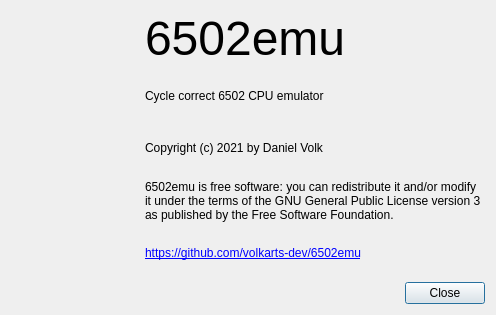
<?xml version="1.0" encoding="UTF-8"?>
<ui version="4.0">
 <class>AboutDialog</class>
 <widget class="QDialog" name="AboutDialog">
  <property name="geometry">
   <rect>
    <x>0</x>
    <y>0</y>
    <width>496</width>
    <height>315</height>
   </rect>
  </property>
  <property name="sizePolicy">
   <sizepolicy hsizetype="Fixed" vsizetype="Fixed">
    <horstretch>0</horstretch>
    <verstretch>0</verstretch>
   </sizepolicy>
  </property>
  <property name="windowTitle">
   <string>Dialog</string>
  </property>
  <property name="modal">
   <bool>true</bool>
  </property>
  <layout class="QVBoxLayout" name="verticalLayout_3">
   <item>
    <layout class="QHBoxLayout" name="horizontalLayout">
     <item>
      <layout class="QVBoxLayout" name="verticalLayout_2">
       <item>
        <widget class="QLabel" name="label">
         <property name="sizePolicy">
          <sizepolicy hsizetype="Fixed" vsizetype="Fixed">
           <horstretch>0</horstretch>
           <verstretch>0</verstretch>
          </sizepolicy>
         </property>
         <property name="minimumSize">
          <size>
           <width>128</width>
           <height>128</height>
          </size>
         </property>
         <property name="maximumSize">
          <size>
           <width>128</width>
           <height>128</height>
          </size>
         </property>
         <property name="pixmap">
          <pixmap resource="icons.qrc">:/icons/icon.png</pixmap>
         </property>
         <property name="scaledContents">
          <bool>true</bool>
         </property>
        </widget>
       </item>
       <item>
        <spacer name="verticalSpacer">
         <property name="orientation">
          <enum>Qt::Vertical</enum>
         </property>
         <property name="sizeHint" stdset="0">
          <size>
           <width>20</width>
           <height>40</height>
          </size>
         </property>
        </spacer>
       </item>
      </layout>
     </item>
     <item>
      <layout class="QVBoxLayout" name="verticalLayout">
       <item>
        <widget class="QLabel" name="label_2">
         <property name="font">
          <font>
           <pointsize>36</pointsize>
          </font>
         </property>
         <property name="text">
          <string>6502emu</string>
         </property>
        </widget>
       </item>
       <item>
        <widget class="QLabel" name="label_3">
         <property name="text">
          <string>Cycle correct 6502 CPU emulator</string>
         </property>
        </widget>
       </item>
       <item>
        <widget class="QLabel" name="label_4">
         <property name="text">
          <string>Copyright (c) 2021 by Daniel Volk &lt;mail@volkarts.com&gt;</string>
         </property>
        </widget>
       </item>
       <item>
        <widget class="QLabel" name="label_5">
         <property name="text">
          <string>6502emu is free software: you can redistribute it and/or modify it under the terms of the GNU General Public License version 3 as published by the Free Software Foundation.</string>
         </property>
         <property name="wordWrap">
          <bool>true</bool>
         </property>
        </widget>
       </item>
       <item>
        <widget class="QLabel" name="label_6">
         <property name="text">
          <string notr="true">&lt;a href=&quot;https://github.com/volkarts-dev/6502emu&quot;&gt;https://github.com/volkarts-dev/6502emu&lt;/a&gt;</string>
         </property>
         <property name="openExternalLinks">
          <bool>true</bool>
         </property>
         <property name="textInteractionFlags">
          <set>Qt::TextBrowserInteraction</set>
         </property>
        </widget>
       </item>
      </layout>
     </item>
    </layout>
   </item>
   <item>
    <layout class="QHBoxLayout" name="horizontalLayout_2">
     <item>
      <spacer name="horizontalSpacer">
       <property name="orientation">
        <enum>Qt::Horizontal</enum>
       </property>
       <property name="sizeHint" stdset="0">
        <size>
         <width>40</width>
         <height>20</height>
        </size>
       </property>
      </spacer>
     </item>
     <item>
      <widget class="QPushButton" name="closeButton">
       <property name="text">
        <string>Close</string>
       </property>
      </widget>
     </item>
    </layout>
   </item>
  </layout>
 </widget>
 <resources>
  <include location="icons.qrc"/>
 </resources>
 <connections>
  <connection>
   <sender>closeButton</sender>
   <signal>clicked()</signal>
   <receiver>AboutDialog</receiver>
   <slot>onCloseButtonClicked()</slot>
   <hints>
    <hint type="sourcelabel">
     <x>446</x>
     <y>290</y>
    </hint>
    <hint type="destinationlabel">
     <x>247</x>
     <y>157</y>
    </hint>
   </hints>
  </connection>
 </connections>
 <slots>
  <slot>onCloseButtonClicked()</slot>
 </slots>
</ui>
